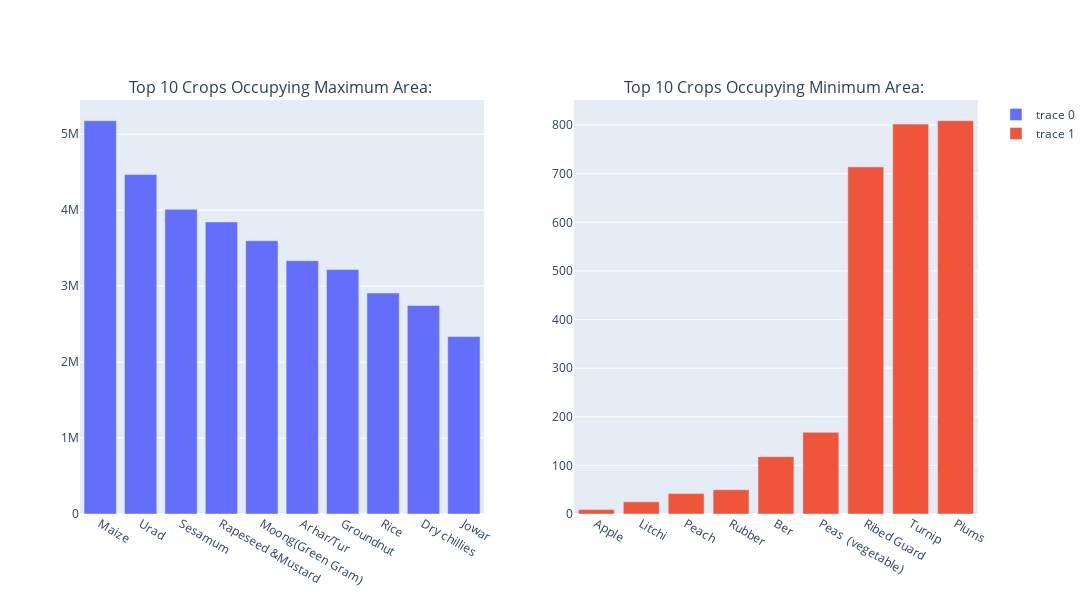

Here is the notebook cell this chart was saved with:
### Code cell
from plotly.subplots import make_subplots
import plotly.graph_objects as go

crops = data.groupby(by="Crop")["Area"].sum().sort_values(ascending=False).index
areas = data.groupby(by="Crop")["Area"].sum().sort_values(ascending=False).values

fig = make_subplots(rows=1, cols=2, subplot_titles=("Top 10 Crops Occupying Maximum Area: ", "Top 10 Crops Occupying Minimum Area: "))

fig.add_trace(go.Bar(x=crops[:10], y=areas[:10]), row=1, col=1)
fig.add_trace(go.Bar(x=crops[-10:-1][::-1], y=areas[-10:-1][::-1]), row=1, col=2)

fig.update_layout(
    width=1200,
    height=600
)

fig.show()

### Figure 1 — Plotly figure (JSON) as saved in the notebook; plotly's stock layout.template omitted (floating-point values rounded to 4 significant figures)
{"data": [{"type": "bar", "x": ["Maize", "Urad", "Sesamum", "Rapeseed &Mustard", "Moong(Green Gram)", "Arhar/Tur", "Groundnut", "Rice", "Dry chillies", "Jowar"], "xaxis": "x", "y": [5178000.0, 4471000.0, 4011000.0, 3846000.0, 3597000.0, 3335000.0, 3220000.0, 2909000.0, 2745000.0, 2337000.0], "yaxis": "y"}, {"type": "bar", "x": ["Apple", "Litchi", "Peach", "Rubber", "Ber", "Peas  (vegetable)", "Ribed Guard", "Turnip", "Plums"], "xaxis": "x2", "y": [9.0, 25.0, 42.0, 50.0, 118.0, 168.0, 714.0, 802.0, 809.0], "yaxis": "y2"}], "layout": {"annotations": [{"font": {"size": 16}, "showarrow": false, "text": "Top 10 Crops Occupying Maximum Area: ", "x": 0.225, "xanchor": "center", "xref": "paper", "y": 1, "yanchor": "bottom", "yref": "paper"}, {"font": {"size": 16}, "showarrow": false, "text": "Top 10 Crops Occupying Minimum Area: ", "x": 0.775, "xanchor": "center", "xref": "paper", "y": 1, "yanchor": "bottom", "yref": "paper"}], "height": 600, "width": 1200, "xaxis": {"anchor": "y", "domain": [0, 0.45]}, "xaxis2": {"anchor": "y2", "domain": [0.55, 1]}, "yaxis": {"anchor": "x", "domain": [0, 1]}, "yaxis2": {"anchor": "x2", "domain": [0, 1]}}}
